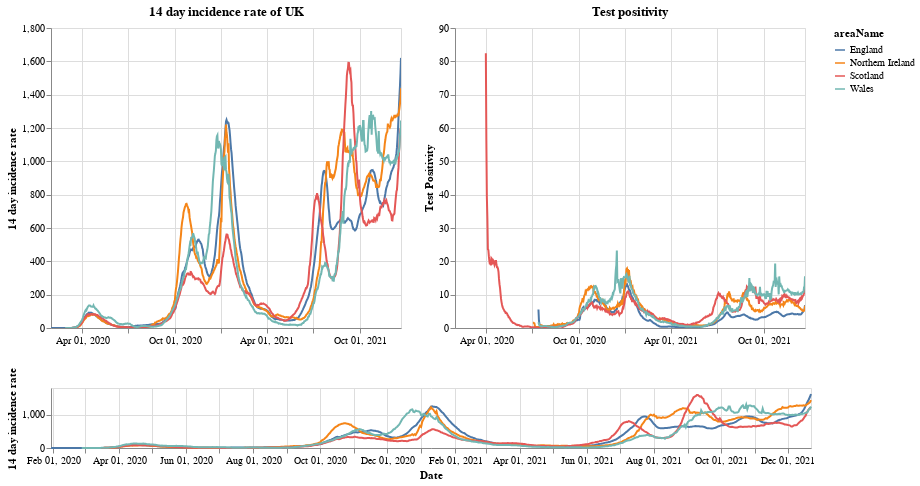

The cell this chart's notebook holds for it:
### Markdown cell above
# Plots

First a plot with each country in the UK. The top right shows the positivity rate for (which is the percentage of registered tests which were positive) while the top left is the 14 day incidence rate. The bottom chart can be used to select the timeframe (does not work on a mobile device).

### Code cell
#collapse
brush = alt.selection(type='interval', name='DateBrush',encodings=['x'],fields=['Time'])
leg_selection = alt.selection_multi(fields=['areaName'], bind='legend')

base = alt.Chart(uk_cases).mark_line().encode(
    x=alt.X("yearmonthdate(date):T", axis=alt.Axis(title='Date')),
    y=alt.Y("twoWeeklyCasesRate:Q", axis=alt.Axis(title='14 day incidence rate')),
    tooltip=['areaName', 'date','twoWeeklyCasesRate', 'testPositivity'],
    color='areaName',
    opacity=alt.condition(leg_selection, alt.value(2), alt.value(0.1))
).add_selection(leg_selection).properties(width=350)

upper = base.encode(alt.X('yearmonthdate(date):T', axis=alt.Axis(title=''),
                         scale=alt.Scale(domain=brush))
                   ).properties(title=f'14 day incidence rate of UK')
upper_right = upper.encode(alt.Y('testPositivity:Q', axis=alt.Axis(title='Test Positivity'))).properties(title='Test positivity')
lower = base.properties(height=60, width = 760).add_selection(brush)

(upper | upper_right) & lower

### Figure 1 — Vega-Lite specification as saved in the notebook (floating-point values rounded to 4 significant figures; data arrays with more than 128 entries replaced by an {"elided": "..."} marker saying what was removed)
{"config": {"view": {"continuousWidth": 400, "continuousHeight": 300}}, "vconcat": [{"hconcat": [{"mark": "line", "encoding": {"color": {"type": "nominal", "field": "areaName"}, "opacity": {"condition": {"value": 2, "selection": "selector001"}, "value": 0.1}, "tooltip": [{"type": "nominal", "field": "areaName"}, {"type": "temporal", "field": "date"}, {"type": "quantitative", "field": "twoWeeklyCasesRate"}, {"type": "quantitative", "field": "testPositivity"}], "x": {"type": "temporal", "axis": {"title": ""}, "field": "date", "scale": {"domain": {"selection": "DateBrush"}}, "timeUnit": "yearmonthdate"}, "y": {"type": "quantitative", "axis": {"title": "14 day incidence rate"}, "field": "twoWeeklyCasesRate"}}, "selection": {"selector001": {"type": "multi", "fields": ["areaName"], "bind": "legend"}}, "title": "14 day incidence rate of UK", "width": 350}, {"mark": "line", "encoding": {"color": {"type": "nominal", "field": "areaName"}, "opacity": {"condition": {"value": 2, "selection": "selector001"}, "value": 0.1}, "tooltip": [{"type": "nominal", "field": "areaName"}, {"type": "temporal", "field": "date"}, {"type": "quantitative", "field": "twoWeeklyCasesRate"}, {"type": "quantitative", "field": "testPositivity"}], "x": {"type": "temporal", "axis": {"title": ""}, "field": "date", "scale": {"domain": {"selection": "DateBrush"}}, "timeUnit": "yearmonthdate"}, "y": {"type": "quantitative", "axis": {"title": "Test Positivity"}, "field": "testPositivity"}}, "selection": {"selector001": {"type": "multi", "fields": ["areaName"], "bind": "legend"}}, "title": "Test positivity", "width": 350}]}, {"mark": "line", "encoding": {"color": {"type": "nominal", "field": "areaName"}, "opacity": {"condition": {"value": 2, "selection": "selector001"}, "value": 0.1}, "tooltip": [{"type": "nominal", "field": "areaName"}, {"type": "temporal", "field": "date"}, {"type": "quantitative", "field": "twoWeeklyCasesRate"}, {"type": "quantitative", "field": "testPositivity"}], "x": {"type": "temporal", "axis": {"title": "Date"}, "field": "date", "timeUnit": "yearmonthdate"}, "y": {"type": "quantitative", "axis": {"title": "14 day incidence rate"}, "field": "twoWeeklyCasesRate"}}, "height": 60, "selection": {"selector001": {"type": "multi", "fields": ["areaName"], "bind": "legend"}, "DateBrush": {"type": "interval", "encodings": ["x"], "fields": ["Time"]}}, "width": 760}], "data": {"name": "data-d234e4bce009f48dee9322002a86d894"}, "$schema": "https://vega.github.io/schema/vega-lite/v4.8.1.json", "datasets": {"data-d234e4bce009f48dee9322002a86d894": {"elided": "2680 records"}}}
